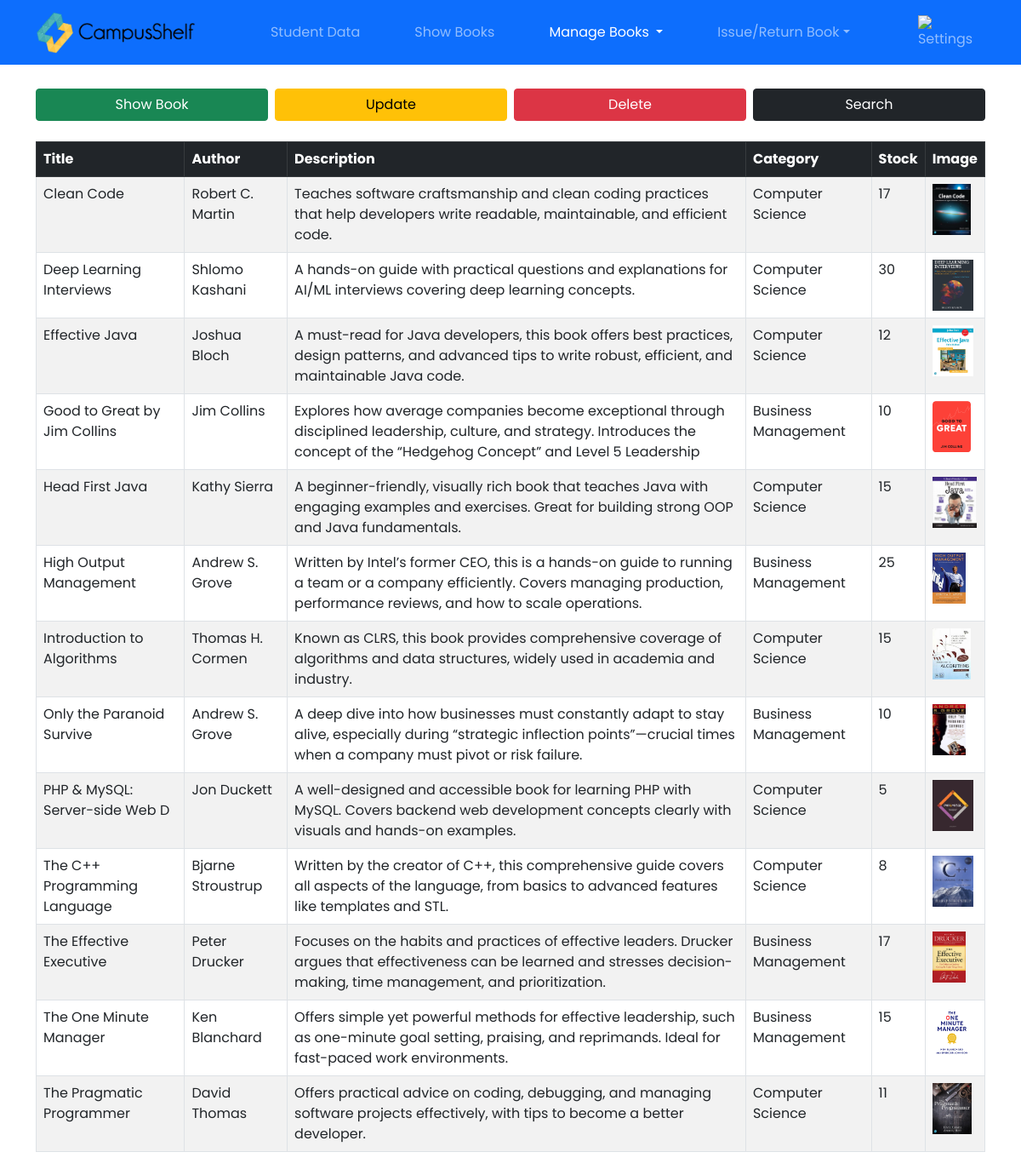
The page /admin_pages/admin_update_books.php (signed in) on the database its author committed.
### tables this page shows
CREATE TABLE `book_details` (
  `title` varchar(30) NOT NULL,
  `image` varchar(50) NOT NULL,
  `author` varchar(30) NOT NULL,
  `category` varchar(30) NOT NULL,
  `stock` int(5) NOT NULL,
  `description` text NOT NULL
);

### admin_pages/admin_update_books.php (the view, shortened to what this page needs)
<?php
require '../includes/conn.php';
$sql = "SELECT * FROM `library`.`book_details` ORDER BY `title` ASC";
$res = $conn->query($sql);
?>
<!DOCTYPE html>
<html lang="en">
<head>
    <link rel="stylesheet" href="../styles/bootstrap.min.css">
    <link rel="stylesheet" href="../styles/home.css">
</head>
<body>
    <nav class="navbar navbar-expand-lg navbar-dark bg-primary">
        <div class="container">
            <a class="navbar-brand" href="#">
                <img class="logo" src="../images/Assets/logo.png" alt="logo" style="height: 40px;">
            </a>
            <div class="collapse navbar-collapse" id="navbarNav">
                <ul class="navbar-nav d-flex justify-content-center w-100 gap-5">
                    <li class="nav-item">
                        <a class="nav-link" href="admin_home.php">Student Data</a>
                    </li>
                    <li class="nav-item">
                        <a class="nav-link" href="admin_books.php">Show Books</a>
                    </li>
                    <li class="nav-item dropdown">
                        <a class="nav-link dropdown-toggle active" href="admin_update_books" id="booksDropdown"
                            role="button" data-bs-toggle="dropdown" aria-expanded="false">
                            Manage Books
                        </a>
                    </li>
                    <li class="nav-item dropdown">
                        <a class="nav-link dropdown-toggle" href="admin_add_books.php" id="booksDropdown" role="button"
                            data-bs-toggle="dropdown" aria-expanded="false">Issue/Return Book</a>
                    </li>
                </ul>
                <ul class="navbar-nav ms-auto">
                    <li class="nav-item dropdown">
                        <a class="nav-link" role="button" data-bs-toggle="dropdown">
                            <img src="../images/Assets/settings_logo.png" alt="Settings" style="height: 24px;">
                        </a>
                    </li>
                </ul>
            </div>
        </div>
    </nav>
    <div class="space" style="height: 80px;"></div>
    <div class="action-buttons container my-4">
        <div class="row g-2 justify-content-center">
            <div class="col-12 col-sm-6 col-md-3">
                <button class="btn btn-success w-100" onclick=" window.location.href='admin_update_books.php' ">Show
                    Book</button>
            </div>
            <div class="col-12 col-sm-6 col-md-3">
                <button class="btn btn-warning w-100" onclick="update()">Update</button>
            </div>
            <div class="col-12 col-sm-6 col-md-3">
                <button class="btn btn-danger w-100" onclick="Delete()">Delete</button>
            </div>
            <div class="col-12 col-sm-6 col-md-3">
                <button class="btn btn-dark w-100" onclick="search()">Search</button>
            </div>
        </div>
    </div>
    <div class="container mb-5">
        <div class="table-responsive">
            <table class="table table-striped table-bordered">
                <thead class="table-dark">
                    <tr>
                        <th>Title</th>
                        <th>Author</th>
                        <th>Description</th>
                        <th>Category</th>
                        <th>Stock</th>
                        <th>Image</th>
                    </tr>
                </thead>
                <tbody>
                    <?php while ($row = $res->fetch_assoc()): ?>
                        <tr>
                            <td><?php echo $row['title']; ?></td>
                            <td><?php echo $row['author']; ?></td>
                            <td><?php echo $row['description']; ?></td>
                            <td><?php echo $row['category']; ?></td>
                            <td><?php echo (int) $row['stock']; ?></td>
                            <td>
                                <img src="../images/Book_Images/<?php echo htmlspecialchars($row['image']); ?>"
                                    alt="Book Image" style="height: 60px; object-fit: contain;">
                            </td>
                        </tr>
                    <?php endwhile; ?>
                </tbody>
            </table>
        </div>
    </div>
</body>
</html>

### styles/home.css (style rules this page uses)
body { font-family: 'Poppins', sans-serif; }
.space { height: 60px; }
.navbar { position: fixed; top: 0%; width: 100%; z-index: 100; }
.logo { height: 50px !important; }
.table { width: 100%; }

### rows shown on the page
book_details: title "Clean Code", author "Robert C. Martin", description "Teaches software craftsmanship and clean coding practices that help developers write readable, maintainable, and efficient code.", category "Computer Science", stock "17", image (picture)
book_details: title "Deep Learning Interviews", author "Shlomo Kashani", description "A hands-on guide with practical questions and explanations for AI/ML interviews covering deep learning concepts.", category "Computer Science", stock "30", image (picture)
book_details: title "Effective Java", author "Joshua Bloch", description "A must-read for Java developers, this book offers best practices, design patterns, and advanced tips to write robust, efficient, and maintainable Java code.", category "Computer Science", stock "12", image (picture)
book_details: title "Good to Great by Jim Collins", author "Jim Collins", description "Explores how average companies become exceptional through disciplined leadership, culture, and strategy. Introduces the concept of the “Hedgehog Concept” and Level 5 Leadership", category "Business Management", stock "10", image (picture)
book_details: title "Head First Java", author "Kathy Sierra", description "A beginner-friendly, visually rich book that teaches Java with engaging examples and exercises. Great for building strong OOP and Java fundamentals.", category "Computer Science", stock "15", image (picture)
book_details: title "High Output Management", author "Andrew S. Grove", description "Written by Intel’s former CEO, this is a hands-on guide to running a team or a company efficiently. Covers managing production, performance reviews, and how to scale operations.", category "Business Management", stock "25", image (picture)
book_details: title "Introduction to Algorithms", author "Thomas H. Cormen", description "Known as CLRS, this book provides comprehensive coverage of algorithms and data structures, widely used in academia and industry.", category "Computer Science", stock "15", image (picture)
book_details: title "Only the Paranoid Survive", author "Andrew S. Grove", description "A deep dive into how businesses must constantly adapt to stay alive, especially during “strategic inflection points”—crucial times when a company must pivot or risk failure.", category "Business Management", stock "10", image (picture)
book_details: title "PHP & MySQL: Server-side Web D", author "Jon Duckett", description "A well-designed and accessible book for learning PHP with MySQL. Covers backend web development concepts clearly with visuals and hands-on examples.", category "Computer Science", stock "5", image (picture)
book_details: title "The C++ Programming Language", author "Bjarne Stroustrup", description "Written by the creator of C++, this comprehensive guide covers all aspects of the language, from basics to advanced features like templates and STL.", category "Computer Science", stock "8", image (picture)
book_details: title "The Effective Executive", author "Peter Drucker", description "Focuses on the habits and practices of effective leaders. Drucker argues that effectiveness can be learned and stresses decision-making, time management, and prioritization.", category "Business Management", stock "17", image (picture)
book_details: title "The One Minute Manager", author "Ken Blanchard", description "Offers simple yet powerful methods for effective leadership, such as one-minute goal setting, praising, and reprimands. Ideal for fast-paced work environments.", category "Business Management", stock "15", image (picture)
book_details: title "The Pragmatic Programmer", author "David Thomas", description "Offers practical advice on coding, debugging, and managing software projects effectively, with tips to become a better developer.", category "Computer Science", stock "11", image (picture)
